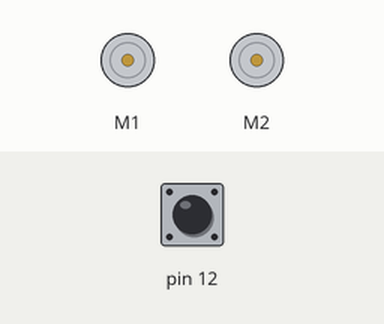
Bench run of a sketch on a simulated Arduino Uno, built with avr-gcc and run on an emulated ATmega328P. On the bench: 2 × DC motor (green arrow = forward, orange = backward, longer = faster). The test bench sets the inputs (shaded band); at power-on: pin 12 HIGH.

Above: at 0.8 s.
0.9 s: pin 12 pulled LOW for 0.15 s
At 2.3 s:
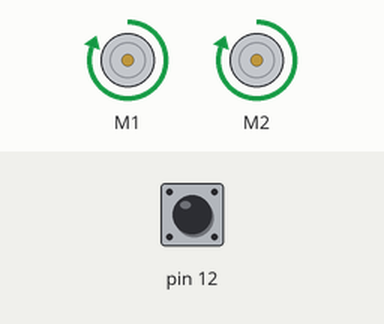
At 3.8 s:
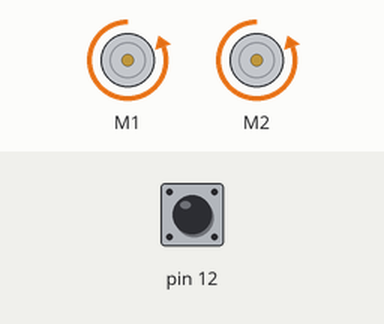
Timing chart, 0 to 10.0 s (numbered marks = the images above; inputs shaded):
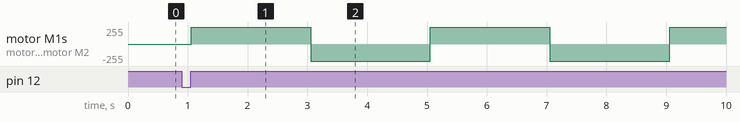

The sketch:

ZumoDriveTest.ino
```cpp
#include <ZumoMotors.h>
#include <Pushbutton.h>

ZumoMotors zMotors;
Pushbutton zButton(ZUMO_BUTTON);

void setup() {
  zButton.waitForButton();
}

void loop() {
  zMotors.setSpeeds(400, 400);
  delay(2000);
  zMotors.setSpeeds(-400, -400);
  delay(2000);
}
```

Measured:
- after the input at 0.9 s, motor M1, motor M2: alternates forward 255/255 for 2.0 s and backward 255/255 for 2.0 s, starting after 0.15 s
